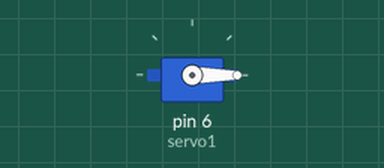
This sketch was run on a simulated Arduino Uno, built with avr-gcc and run on an emulated ATmega328P. On the bench: servo.

Above: at 0.05 s.
At 3.0 s:
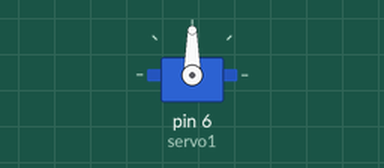
At 6.0 s:
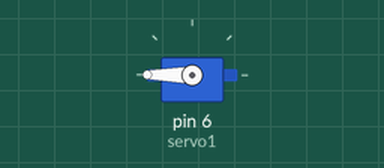
Timing chart, 0 to 7.8 s (numbered marks = the images above):
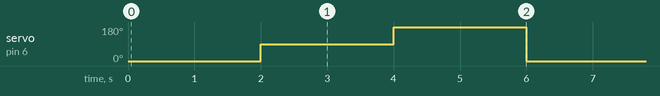

Measured:
- by itself, servo on pin 6 (servo1): repeats every 6.0 s: 180° 2.0 s, 0° 2.0 s, 90° 2.0 s

The sketch:

Crest.ino
```cpp
#include <Servo.h>
Servo servo1;
int PULSOMAX=2500;
int PULSOMIN=500;
void setup() {
servo1.attach(6,PULSOMIN,PULSOMAX);
}
void loop() {
servo1.write(0);
delay(2000);
servo1.write(90);
delay(2000);
servo1.write(180);
delay(2000);
}
```
